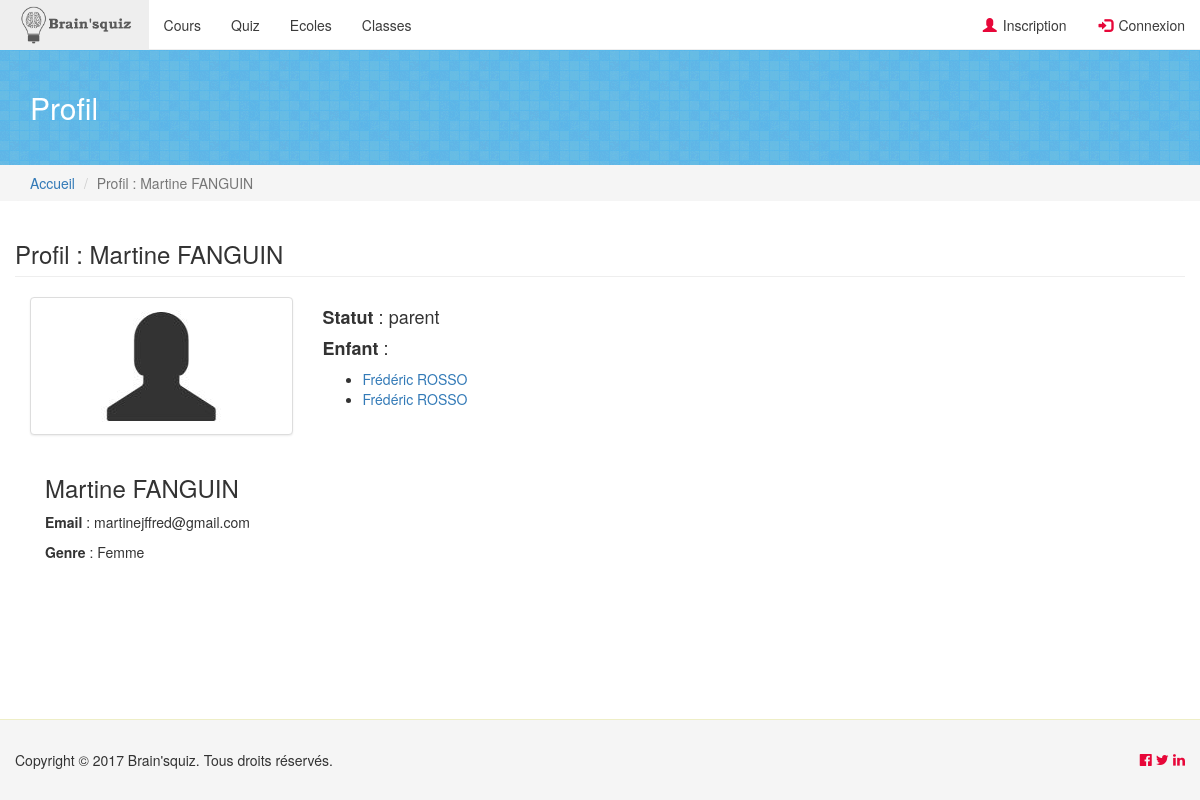
The app's page /profil.php?id=3 with its own data.
### tables this page shows
CREATE TABLE IF NOT EXISTS `utilisateur` (
  `id` int(11) NOT NULL AUTO_INCREMENT,
  `prenom` varchar(255) NOT NULL,
  `nom` varchar(255) NOT NULL,
  `email` varchar(255) NOT NULL,
  `mdp` varchar(255) NOT NULL,
  `genre` varchar(255) NOT NULL,
  `idStatut` int(11) NOT NULL,
  `idParent` int(11) NOT NULL,
  `idParrainage` int(11) NOT NULL,
  `idClasse` int(11) NOT NULL,
  `idAmis` int(11) NOT NULL,
  `validationkey` varchar(60) NOT NULL,
  `active` datetime NOT NULL,
  PRIMARY KEY (`id`)
);

CREATE TABLE IF NOT EXISTS `statut` (
  `id` int(11) NOT NULL AUTO_INCREMENT,
  `nom` varchar(255) NOT NULL,
  `level` int(11) NOT NULL,
  PRIMARY KEY (`id`)
);

### profil.php (the view, shortened to what this page needs)
<?php
	$css = "<link rel=\"stylesheet\" href=\"css/profil.css\"";
	include_once "includes/functions.php";
		?><script type="text/javascript">javascript:history.back();</script><?php
	$request = $db->prepare('SELECT utilisateur.id, utilisateur.nom AS nomUtilisateur, utilisateur.prenom, utilisateur.email, utilisateur.genre, utilisateur.idParent, statut.nom AS nomStatut FROM utilisateur, statut WHERE utilisateur.id = :id AND utilisateur.idStatut = statut.id');
	$request->execute(array(
		'id' => $_GET['id']
	));
	$data = $request->fetch();
		?><script type="text/javascript">javascript:history.back();</script><?php
	include_once "includes/header.php";
?>
<div class="container-fluid background-texture">
	<div class="container">
		<div class="row">
			<div class="col-lg-12">
				<h2 class="header-page">Profil</h2>
			</div>
		</div>
	</div>
</div>
<div class="container-fluid background-lightgrey">
	<div class="container">
		<div class="row">
		</div>
	</div>
</div>
<div class="container">
	<div class="row page-header">
		<h3 class="pull-left">Profil : <?php echo strip_tags(htmlspecialchars($data['prenom'])) . ' ' . strip_tags(htmlspecialchars($data['nomUtilisateur'])); ?></h3>
	</div>
	<div class="row">
		<div class="col-xs-12 col-sm-12 col-md-3 col-lg-3">
			<div class="thumbnail pull-left col-xs-12 col-sm-4 col-md-12 col-lg-12">
				<?php
				if (pictureExist("avatars", $_GET['id'] . '.jpg'))
					echo '<img src="img/avatars/' . $_GET['id'] . '.jpg" alt="" class="img-responsive">';
				else if (pictureExist("avatars", $_GET['id'] . '.jpeg'))
					echo '<img src="img/avatars/' . $_GET['id'] . '.jpeg" alt="" class="img-responsive">';
				else if (pictureExist("avatars", $_GET['id'] . '.png'))
					echo '<img src="img/avatars/' . $_GET['id'] . '.png" alt="" class="img-responsive">';
				else if (pictureExist("avatars", $_GET['id'] . '.gif'))
					echo '<img src="img/avatars/' . $_GET['id'] . '.gif" alt="" class="img-responsive">';
				else
					echo '<img src="img/avatars/default.jpg" alt="" class="img-responsive">';
				?>
			</div>
			<div class="col-xs-12 col-sm-8 col-md-12 col-lg-12">
				<h3><?php echo strip_tags(htmlspecialchars($data['prenom'])) . ' ' . strip_tags(htmlspecialchars($data['nomUtilisateur'])); ?></h3>
				<p><b>Email</b> : <?php echo strip_tags(htmlspecialchars($data['email'])); ?></p>
				<p><b>Genre</b> : <?php echo strip_tags(htmlspecialchars($data['genre'])); ?></p>
			</div>
		</div>
		<div class="col-xs-12 col-sm-12 col-md-9 col-lg-9">
			<h4><b>Statut</b> : <?php echo strip_tags(htmlspecialchars($data['nomStatut'])); ?></h4>
			<?php
				if ($data['nomStatut'] == 'élève') {
					$request = $db->prepare('SELECT * FROM utilisateur WHERE id = :idParent');
					$request->execute(array(
						'idParent' => $data['idParent']
					));
					$donnees = $request->fetch();
					if ($donnees) {
						echo '<h4><b>Parent</b> : <a href="profil.php?id=' . $donnees['id'] . '">' . strip_tags(htmlspecialchars($donnees['prenom'])) . ' ' . strip_tags(htmlspecialchars($donnees['nom'])) . '</a>';
						if (connecte() && $acces['supprimerParent'] == 1) {
							echo ' <a href="parent.php?id=' . $data['id'] . '&action=supprimer"><span class="glyphicon glyphicon-remove"></span></a>';
						}
						echo '</h4>';
					} else {
						if (connecte() && $acces['ajouterParent'] == 1) {
							echo '<h4><b>Parent</b> : ';
							echo '<a href="parent.php?id=' . $data['id'] . '&action=ajouter"><span class="glyphicon glyphicon-plus"></span></a>';
						}
					}
					echo '<h4><b>Parrainage</b> : ';
					if (connecte()) {
						$request = $db->prepare("SELECT * FROM affiliation WHERE idUtilisateur = :id");
						$request->execute(array(
							'id' => $data['id']
						));
						$donnees = $request->fetch();
						$request = $db->prepare("SELECT * FROM affiliation WHERE idUtilisateur = :id");
						$request->execute(array(
							'id' => $_SESSION['auth']['id']
						));
						$result = $request->fetch();
						if (($donnees['idEtablissement'] == $result['idEtablissement'] && $acces['ajouterParrainage'] == 1) || statut('administrateur'))
							echo '<a href="parrainage.php?id=' . $data['id'] . '&action=ajouter"><span class="glyphicon glyphicon-plus"></span></a>';
					}
					$request = $db->prepare('SELECT * FROM parrainage WHERE idParrain = :idUtilisateur');
					$request->execute(array(
						'idUtilisateur' => $data['id']
					));
					$i = 0;
					while ($resultat = $request->fetch()) {
						$request = $db->prepare('SELECT * FROM utilisateur WHERE id = :idFilleul');
						$request->execute(array(
							'idFilleul' => $resultat['idFilleul']
						));
						$res = $request->fetch();
						if ($i == 0) {
							echo '<ul><h5><b>Filleul</b> : ';
						}
						echo '<li><a href="profil.php?id=' . $res['id'] . '">' . strip_tags(htmlspecialchars($res['prenom'])) . ' ' . strip_tags(htmlspecialchars($res['nom'])) . '</a>';
						if ((connecte() && $donnees['idEtablissement'] == $result['idEtablissement'] && $acces['supprimerParrainage'] == 1) || statut('administrateur'))
							echo ' <a href="parrainage.php?id=' . $resultat['id'] . '&action=supprimer"><span class="glyphicon glyphicon-remove"></span></a>';
						echo '</li>';
						$i++;
					}
					if ($i > 0)
						echo '</h5></ul>';
					$request = $db->prepare('SELECT * FROM parrainage WHERE idFilleul = :idUtilisateur');
					$request->execute(array(
						'idUtilisateur' => $data['id']
					));
					$i = 0;
					while ($resultat = $request->fetch()) {
						$request = $db->prepare('SELECT * FROM utilisateur WHERE id = :idParrain');
						$request->execute(array(
							'idParrain' => $resultat['idParrain']
						));
						$res = $request->fetch();
						if ($i == 0) {
							echo '<ul><h5><b>Parrain</b> : ';
						}
						echo '<li><a href="profil.php?id=' . $res['id'] . '">' . strip_tags(htmlspecialchars($res['prenom'])) . ' ' . strip_tags(htmlspecialchars($res['nom'])) . '</a>';
						if ((connecte() && $donnees['idEtablissement'] == $result['idEtablissement'] && $acces['supprimerParrainage'] == 1) || statut('administrateur'))
							echo ' <a href="parrainage.php?id=' . $resultat['id'] . '&action=supprimer"><span class="glyphicon glyphicon-remove"></span></a>';
						echo '</li>';
						$i++;
					}
					if ($i > 0)
						echo '</h5></ul>';
					echo '</h4>';
					$request = $db->prepare("SELECT * FROM affiliation WHERE idUtilisateur = :id");
					$request->execute(array(
						'id' => $data['id']
					));
					$donnees = $request->fetch();
					if ($donnees) {
						echo '<h4><b>Etablissement</b> : </h4>';
					} else {
						echo '<h4><b>Etablissement</b> : ';
						if (connecte() && $acces['ajouterUtilisateurEtablissement'] == 1)
							echo '<a href="admission.php?id=' . $data['id'] . '&action=ajouter"><span class="glyphicon glyphicon-plus"></span></a>';
						echo '</h4>';
					}
					$request = $db->prepare("SELECT DISTINCT etablissement.id AS idEtablissement, etablissement.nom AS nomEtablissement FROM etablissement, affiliation WHERE affiliation.idUtilisateur = :id AND etablissement.id = affiliation.idEtablissement ORDER BY etablissement.id");
					$request->execute(array(
						'id' => $data['id']
					));
					$i = 0;
					echo '<ul>';
					while ($donnees = $request->fetch()) {
						if (connecte()) {
							$requete = $db->prepare('SELECT * FROM etablissement WHERE id = :idEtablissement AND idDirecteur = :idDirecteur');
							$requete->execute(array(
								'idEtablissement'	=> $donnees['idEtablissement'],
								'idDirecteur'		=> $_SESSION['auth']['id']
							));
							$result = $requete->fetch();
							echo '<li><h4><a href="etablissement.php?id=' . $donnees['idEtablissement'] . '">' . strip_tags(htmlspecialchars($donnees['nomEtablissement'])) . '</a>';
							if (($acces['supprimerUtilisateurEtablissement'] == 1 && $result && !statut('administrateur')) || ($acces['supprimerUtilisateurEtablissement'] == 1 && statut('administrateur')))
								echo ' <a href="admission.php?id=' . $data['id'] . '&etablissement=' . $donnees['idEtablissement'] . '&action=supprimer"><span class="glyphicon glyphicon-remove"></span></a>';
							echo '</h4></li>';
						}
						$requete = $db->prepare("SELECT classe.id AS idClasse, classe.nom AS nomClasse FROM classe, affiliation WHERE affiliation.idUtilisateur = :id AND affiliation.idEtablissement = :idEtablissement AND classe.id = affiliation.idClasse");
						$requete->execute(array(
							'id' => $data['id'],
							'idEtablissement' => $donnees['idEtablissement']
						));
						echo '<h5><b>Classe</b> : ';
						$i = 0;
						while ($resultat = $requete->fetch()) {
							if ($i == 0)
								echo '<ul>';
							echo '<li><a href="classe.php?id=' . $resultat['idClasse'] . '">' . strip_tags(htmlspecialchars($resultat['nomClasse'])) . '</a>';
							if ((connecte() && $acces['supprimerUtilisateurClasse'] == 1 && $result && !statut('administrateur')) || (connecte() && $acces['supprimerUtilisateurClasse'] == 1 && statut('administrateur')))
								echo ' <a href="admission.php?id=' . $data['id'] . '&classe=' . $resultat['idClasse'] . '&action=supprimer"><span class="glyphicon glyphicon-remove"></span></a>';
							echo '</li>';
							$i++;
						}
						if ($i == 0) {
							if ($acces['ajouterUtilisateurClasse'] == 1)
								echo ' <a href="admission.php?id=' . $data['id'] . '&etablissement=' . $donnees['idEtablissement'] . '&action=ajouter"><span class="glyphicon glyphicon-plus"></span></a>';
						} else
							echo '</ul>';
						echo '</h5>';
					}
					echo '</ul>';
				} else if ($data['nomStatut'] == 'parent') {
					$request = $db->prepare('SELECT * FROM utilisateur WHERE idParent = :id');
					$request->execute(array(
						'id' => $data['id']
					));
					$i = 0;
					while ($donnees = $request->fetch()) {
						if ($i == 0) {
							echo '<h4><b>Enfant</b> : </h4><ul>';
						}
						echo '<li><a href="profil.php?id=' . $donnees['id'] . '">' . strip_tags(htmlspecialchars($donnees['prenom'])) . ' ' . strip_tags(htmlspecialchars($donnees['nom'])) . '</a></li>';
						$i++;
					}
					if ($i > 0) {
						echo '</ul>';
					}
				} else if ($data['nomStatut'] == 'professeur') {
					echo '<h4><b>Etablissement</b> : ';
					if (connecte() && $acces['ajouterUtilisateurEtablissement'] == 1)
						echo '<a href="admission.php?id=' . $data['id'] . '&action=ajouter"><span class="glyphicon glyphicon-plus"></span></a>';
					echo '</h4>';
					$request = $db->prepare("SELECT DISTINCT etablissement.id AS idEtablissement, etablissement.nom AS nomEtablissement FROM etablissement, affiliation WHERE affiliation.idUtilisateur = :id AND etablissement.id = affiliation.idEtablissement ORDER BY etablissement.id");
					$request->execute(array(
						'id' => $data['id']
					));
					$i = 0;
					echo '<ul>';
					while ($donnees = $request->fetch()) {
						if (connecte()) {
							$requete = $db->prepare('SELECT * FROM etablissement WHERE id = :idEtablissement AND idDirecteur = :idDirecteur');
							$requete->execute(array(
								'idEtablissement'	=> $donnees['idEtablissement'],
								'idDirecteur'		=> $_SESSION['auth']['id']
							));
							$result = $requete->fetch();
							echo '<li><h4><a href="etablissement.php?id=' . $donnees['idEtablissement'] . '">' . strip_tags(htmlspecialchars($donnees['nomEtablissement'])) . '</a>';
							if (($acces['supprimerUtilisateurEtablissement'] == 1 && $result && !statut('administrateur')) || ($acces['supprimerUtilisateurEtablissement'] == 1 && statut('administrateur')))
								echo ' <a href="admission.php?id=' . $data['id'] . '&etablissement=' . $donnees['idEtablissement'] . '&action=supprimer"><span class="glyphicon glyphicon-remove"></span></a>';
							echo '</h4></li>';
						}
						$requete = $db->prepare("SELECT classe.id AS idClasse, classe.nom AS nomClasse FROM classe, affiliation WHERE affiliation.idUtilisateur = :id AND affiliation.idEtablissement = :idEtablissement AND classe.id = affiliation.idClasse");
						$requete->execute(array(
							'id' => $data['id'],
							'idEtablissement' => $donnees['idEtablissement']
						));
						echo '<h5><b>Classe</b> : ';
						if (connecte() && $acces['ajouterUtilisateurClasse'] == 1)
							echo ' <a href="admission.php?id=' . $data['id'] . '&etablissement=' . $donnees['idEtablissement'] . '&action=ajouter"><span class="glyphicon glyphicon-plus"></span></a>';
						echo '<ul>';
						while ($resultat = $requete->fetch()) {
							echo '<li><a href="classe.php?id=' . $resultat['idClasse'] . '">' . strip_tags(htmlspecialchars($resultat['nomClasse'])) . '</a>';
							if ((connecte() && $acces['supprimerUtilisateurClasse'] == 1 && $result && !statut('administrateur')) || (connecte() && $acces['supprimerUtilisateurClasse'] == 1 && statut('administrateur')))
								echo ' <a href="admission.php?id=' . $data['id'] . '&classe=' . $resultat['idClasse'] . '&action=supprimer"><span class="glyphicon glyphicon-remove"></span></a>';
							echo '</li>';
						}
						echo '</ul></h5>';
					}
					echo '</ul>';
				} else if ($data['nomStatut'] == 'directeur') {
					echo '<h4><b>Etablissement</b> : ';
					if (connecte() && $acces['ajouterUtilisateurEtablissement'] == 1)
						echo '<a href="admission.php?id=' . $data['id'] . '&action=ajouter"><span class="glyphicon glyphicon-plus"></span></a>';
					echo '</h4>';
					$request = $db->prepare("SELECT DISTINCT etablissement.id AS idEtablissement, etablissement.nom AS nomEtablissement FROM etablissement, affiliation WHERE affiliation.idUtilisateur = :id AND etablissement.id = affiliation.idEtablissement ORDER BY etablissement.id");
					$request->execute(array(
						'id' => $data['id']
					));
					$i = 0;
					echo '<ul>';
					while ($donnees = $request->fetch()) {
						if (connecte()) {
							$requete = $db->prepare('SELECT * FROM etablissement WHERE id = :idEtablissement AND idDirecteur = :idDirecteur');
							$requete->execute(array(
								'idEtablissement'	=> $donnees['idEtablissement'],
								'idDirecteur'		=> $_SESSION['auth']['id']
							));
							$result = $requete->fetch();
							echo '<li><h4><a href="etablissement.php?id=' . $donnees['idEtablissement'] . '">' . strip_tags(htmlspecialchars($donnees['nomEtablissement'])) . '</a>';
							if (($acces['supprimerUtilisateurEtablissement'] == 1 && $result && !statut('administrateur')) || ($acces['supprimerUtilisateurEtablissement'] == 1 && statut('administrateur')))
								echo ' <a href="admission.php?id=' . $data['id'] . '&etablissement=' . $donnees['idEtablissement'] . '&action=supprimer"><span class="glyphicon glyphicon-remove"></span></a>';
							echo '</h4></li>';
						}
						$requete = $db->prepare("SELECT classe.id AS idClasse, classe.nom AS nomClasse FROM classe, affiliation WHERE affiliation.idUtilisateur = :id AND affiliation.idEtablissement = :idEtablissement AND classe.id = affiliation.idClasse");
						$requete->execute(array(
							'id' => $data['id'],
							'idEtablissement' => $donnees['idEtablissement']
						));
						echo '<h5><b>Classe</b> : ';
						if (connecte() && $acces['ajouterUtilisateurClasse'] == 1)
							echo ' <a href="admission.php?id=' . $data['id'] . '&etablissement=' . $donnees['idEtablissement'] . '&action=ajouter"><span class="glyphicon glyphicon-plus"></span></a>';
						echo '<ul>';
						while ($resultat = $requete->fetch()) {
							echo '<li><a href="classe.php?id=' . $resultat['idClasse'] . '">' . strip_tags(htmlspecialchars($resultat['nomClasse'])) . '</a>';
							if ((connecte() && $acces['supprimerUtilisateurClasse'] == 1 && $result && !statut('administrateur')) || (connecte() && $acces['supprimerUtilisateurClasse'] == 1 && statut('administrateur')))
								echo ' <a href="admission.php?id=' . $data['id'] . '&classe=' . $resultat['idClasse'] . '&action=supprimer"><span class="glyphicon glyphicon-remove"></span></a>';
							echo '</li>';
						}
						echo '</ul></h5>';
					}
					echo '</ul>';
				}
			?>
		</div>
	</div>
</div>
<?php include_once "includes/footer.php"; ?>

### records on screen
utilisateur: prenom "Martine", nom "FANGUIN", email "martinejffred@gmail.com", genre "Femme", idStatut.nom "parent"
utilisateur: shows "Enfant", prenom "Frédéric", nom "ROSSO"
utilisateur: prenom "Frédéric", nom "ROSSO"

### other values on screen
strip_tags(htmlspecialchars($lien)) "Profil : Martine FANGUIN"
